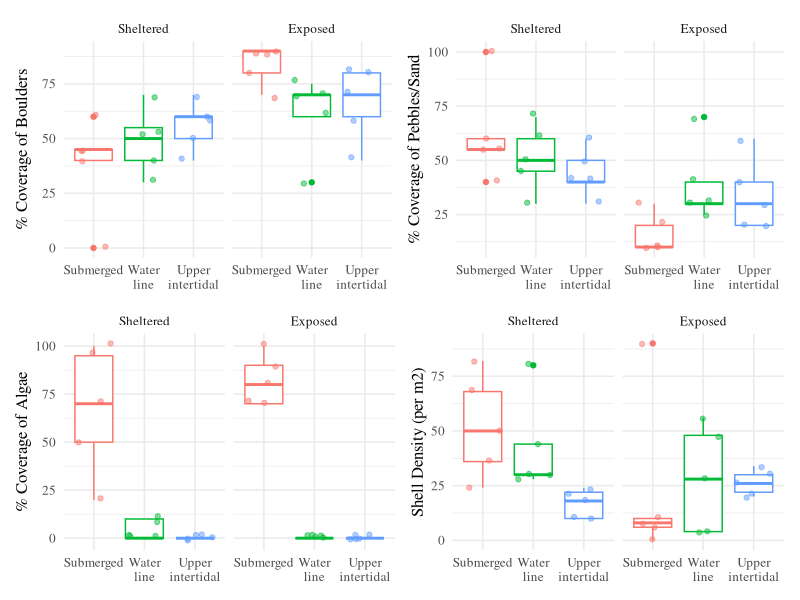

Write the R code that produced this figure.
# Author: Saeesh Mangwani
# Date: 2023-08-24

# Description: Summary of field site conditions (environmental characterization)

# ==== Libraries ====
library(dplyr)
library(tidyr)
library(ggplot2)
library(patchwork)

# ==== Reading data ====
fdat <- readr::read_csv('data/field-site-desc.csv')

# Custom theme for plots
theme_shape <- function(size=12, font='serif'){
  theme_minimal(base_size=size, base_family = font) +
    theme(plot.background = element_rect(fill='white', colour=NA))
}

# Preparing data
plotdat <- fdat %>% 
  mutate(tidal_height = case_when(
    tidal_height == "Low" ~ "Submerged",
    tidal_height == "Medium" ~ "Water\nline",
    tidal_height == 'High' ~ 'Upper\nintertidal'
  )) %>% 
  mutate(num_snails=num_snails*2) %>% 
  dplyr::select(site, tidal_height, num_snails, boulder_cover, pebbles_cover, algae_cover) %>% 
  mutate(site = factor(site, levels=c('Sheltered', 'Exposed'))) %>% 
  mutate(tidal_height = factor(tidal_height, 
                               levels=c('Submerged', 'Water\nline', 'Upper\nintertidal')))

# Counting shell density per site
plotdat %>% 
  group_by(site) %>% 
  summarize(sum(num_snails),
            n())

# ==== Preparing a summary plot ====


# Number of shells/shell density 
ns <- plotdat %>% 
  ggplot(aes(x = tidal_height, y = num_snails, colour=tidal_height, group=tidal_height)) +
  geom_boxplot() +
  geom_jitter(alpha=0.5, width=0.35) + 
  facet_wrap('site') +
  theme_shape() +
  guides(colour='none') +
  labs(x=NULL, 
       y='Shell Density (per m2)',
       colour='Tidal Level')

# Boulder coverage (%)
bd <- plotdat %>% 
  ggplot(aes(x = tidal_height, y = boulder_cover, colour=tidal_height, group=tidal_height)) +
  geom_boxplot() +
  geom_jitter(alpha=0.5, width=0.35) + 
  facet_wrap('site') +
  theme_shape() +
  guides(colour='none') +
  labs(x=NULL, 
       y='% Coverage of Boulders',
       colour='Tidal Level')

# Pebble coverage (%)
pb <- plotdat %>% 
  ggplot(aes(x = tidal_height, y = pebbles_cover, colour=tidal_height, group=tidal_height)) +
  geom_boxplot() +
  geom_jitter(alpha=0.5, width=0.35) + 
  facet_wrap('site') +
  theme_shape() +
  guides(colour='none') +
  labs(x=NULL, 
       y='% Coverage of Pebbles/Sand',
       colour='Tidal Level')

# Algae coverage (%)
ag <- plotdat %>% 
  ggplot(aes(x = tidal_height, y = algae_cover, colour=tidal_height, group=tidal_height)) +
  geom_boxplot() +
  geom_jitter(alpha=0.5, width=0.35) + 
  facet_wrap('site') +
  theme_shape() +
  guides(colour='none') +
  labs(x=NULL, 
       y='% Coverage of Algae',
       colour='Tidal Level')

# Creating composite plot
fplot <- (bd+pb)/(ag+ns)
ggsave(filename='output/site_descripion_mosaic.png', plot=fplot, width=7, height=5, 
       dpi=300, scale=1.3)

